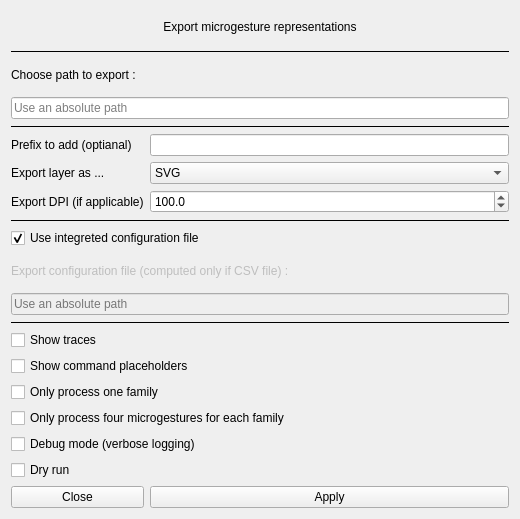
<?xml version="1.0" encoding="UTF-8"?>
<ui version="4.0">
 <class>Form</class>
 <widget class="QWidget" name="Form">
  <property name="geometry">
   <rect>
    <x>0</x>
    <y>0</y>
    <width>520</width>
    <height>519</height>
   </rect>
  </property>
  <property name="windowTitle">
   <string>Export</string>
  </property>
  <property name="windowIcon">
   <iconset>
    <normaloff>../../images/favicon.ico</normaloff>../../images/favicon.ico</iconset>
  </property>
  <layout class="QGridLayout" name="gridLayout">
   <item row="22" column="1">
    <widget class="QPushButton" name="pushButton_2">
     <property name="text">
      <string>Apply</string>
     </property>
    </widget>
   </item>
   <item row="14" column="0" colspan="2">
    <widget class="QLineEdit" name="lineEdit_config">
     <property name="enabled">
      <bool>false</bool>
     </property>
     <property name="placeholderText">
      <string>Use an absolute path</string>
     </property>
    </widget>
   </item>
   <item row="19" column="0" colspan="2">
    <widget class="QCheckBox" name="checkBox_4">
     <property name="text">
      <string>Only process four microgestures for each family</string>
     </property>
    </widget>
   </item>
   <item row="10" column="0" colspan="2">
    <widget class="Line" name="line_2">
     <property name="frameShadow">
      <enum>QFrame::Plain</enum>
     </property>
     <property name="orientation">
      <enum>Qt::Horizontal</enum>
     </property>
    </widget>
   </item>
   <item row="21" column="0" colspan="2">
    <widget class="QCheckBox" name="checkBox_6">
     <property name="text">
      <string>Dry run</string>
     </property>
    </widget>
   </item>
   <item row="18" column="0" colspan="2">
    <widget class="QCheckBox" name="checkBox_3">
     <property name="text">
      <string>Only process one family</string>
     </property>
    </widget>
   </item>
   <item row="16" column="0" colspan="2">
    <widget class="QCheckBox" name="checkBox_1">
     <property name="text">
      <string>Show traces</string>
     </property>
    </widget>
   </item>
   <item row="17" column="0" colspan="2">
    <widget class="QCheckBox" name="checkBox_2">
     <property name="text">
      <string>Show command placeholders</string>
     </property>
    </widget>
   </item>
   <item row="8" column="0">
    <widget class="QLabel" name="label_5">
     <property name="text">
      <string>Export DPI (if applicable)</string>
     </property>
    </widget>
   </item>
   <item row="12" column="0" colspan="2">
    <widget class="QLabel" name="label_config">
     <property name="enabled">
      <bool>false</bool>
     </property>
     <property name="text">
      <string>Export configuration file (computed only if CSV file) :</string>
     </property>
    </widget>
   </item>
   <item row="22" column="0">
    <widget class="QPushButton" name="pushButton">
     <property name="text">
      <string>Close</string>
     </property>
    </widget>
   </item>
   <item row="4" column="0" colspan="2">
    <widget class="Line" name="line">
     <property name="frameShadow">
      <enum>QFrame::Plain</enum>
     </property>
     <property name="orientation">
      <enum>Qt::Horizontal</enum>
     </property>
    </widget>
   </item>
   <item row="6" column="1">
    <widget class="QLineEdit" name="lineEdit_2"/>
   </item>
   <item row="0" column="0" colspan="2">
    <widget class="QLabel" name="label_1">
     <property name="text">
      <string>&lt;html&gt;&lt;head/&gt;&lt;body&gt;&lt;p align=&quot;center&quot;&gt;Export microgesture representations&lt;/p&gt;&lt;/body&gt;&lt;/html&gt;</string>
     </property>
    </widget>
   </item>
   <item row="8" column="1">
    <widget class="QDoubleSpinBox" name="doubleSpinBox">
     <property name="decimals">
      <number>1</number>
     </property>
     <property name="maximum">
      <double>1000.000000000000000</double>
     </property>
     <property name="value">
      <double>100.000000000000000</double>
     </property>
    </widget>
   </item>
   <item row="2" column="0" colspan="2">
    <widget class="QLabel" name="label_2">
     <property name="text">
      <string>Choose path to export :</string>
     </property>
    </widget>
   </item>
   <item row="3" column="0" colspan="2">
    <widget class="QLineEdit" name="lineEdit_1">
     <property name="text">
      <string/>
     </property>
     <property name="placeholderText">
      <string>Use an absolute path</string>
     </property>
    </widget>
   </item>
   <item row="15" column="0" colspan="2">
    <widget class="Line" name="line_3">
     <property name="frameShadow">
      <enum>QFrame::Plain</enum>
     </property>
     <property name="orientation">
      <enum>Qt::Horizontal</enum>
     </property>
    </widget>
   </item>
   <item row="7" column="1">
    <widget class="QComboBox" name="comboBox">
     <item>
      <property name="text">
       <string>SVG</string>
      </property>
     </item>
     <item>
      <property name="text">
       <string>PNG</string>
      </property>
     </item>
     <item>
      <property name="text">
       <string>JPG</string>
      </property>
     </item>
     <item>
      <property name="text">
       <string>PDF</string>
      </property>
     </item>
    </widget>
   </item>
   <item row="1" column="0" colspan="2">
    <widget class="Line" name="line_4">
     <property name="frameShadow">
      <enum>QFrame::Plain</enum>
     </property>
     <property name="orientation">
      <enum>Qt::Horizontal</enum>
     </property>
    </widget>
   </item>
   <item row="20" column="0" colspan="2">
    <widget class="QCheckBox" name="checkBox_5">
     <property name="text">
      <string>Debug mode (verbose logging)</string>
     </property>
    </widget>
   </item>
   <item row="7" column="0">
    <widget class="QLabel" name="label_4">
     <property name="text">
      <string>Export layer as ...</string>
     </property>
    </widget>
   </item>
   <item row="6" column="0">
    <widget class="QLabel" name="label_3">
     <property name="text">
      <string>Prefix to add (optianal)</string>
     </property>
    </widget>
   </item>
   <item row="11" column="0" colspan="2">
    <widget class="QCheckBox" name="checkBox_config_file_choice">
     <property name="text">
      <string>Use integreted configuration file</string>
     </property>
     <property name="checked">
      <bool>true</bool>
     </property>
     <property name="tristate">
      <bool>false</bool>
     </property>
    </widget>
   </item>
  </layout>
 </widget>
 <resources/>
 <connections>
  <connection>
   <sender>lineEdit_2</sender>
   <signal>editingFinished()</signal>
   <receiver>Form</receiver>
   <slot>choosePrefix()</slot>
   <hints>
    <hint type="sourcelabel">
     <x>272</x>
     <y>141</y>
    </hint>
    <hint type="destinationlabel">
     <x>382</x>
     <y>138</y>
    </hint>
   </hints>
  </connection>
  <connection>
   <sender>comboBox</sender>
   <signal>currentIndexChanged(int)</signal>
   <receiver>Form</receiver>
   <slot>chooseExport_filetype()</slot>
   <hints>
    <hint type="sourcelabel">
     <x>345</x>
     <y>173</y>
    </hint>
    <hint type="destinationlabel">
     <x>349</x>
     <y>166</y>
    </hint>
   </hints>
  </connection>
  <connection>
   <sender>doubleSpinBox</sender>
   <signal>valueChanged(double)</signal>
   <receiver>Form</receiver>
   <slot>chooseDpi()</slot>
   <hints>
    <hint type="sourcelabel">
     <x>376</x>
     <y>203</y>
    </hint>
    <hint type="destinationlabel">
     <x>406</x>
     <y>194</y>
    </hint>
   </hints>
  </connection>
  <connection>
   <sender>lineEdit_config</sender>
   <signal>editingFinished()</signal>
   <receiver>Form</receiver>
   <slot>chooseConfig_path()</slot>
   <hints>
    <hint type="sourcelabel">
     <x>319</x>
     <y>309</y>
    </hint>
    <hint type="destinationlabel">
     <x>355</x>
     <y>267</y>
    </hint>
   </hints>
  </connection>
  <connection>
   <sender>pushButton_2</sender>
   <signal>clicked()</signal>
   <receiver>Form</receiver>
   <slot>apply()</slot>
   <hints>
    <hint type="sourcelabel">
     <x>510</x>
     <y>509</y>
    </hint>
    <hint type="destinationlabel">
     <x>393</x>
     <y>475</y>
    </hint>
   </hints>
  </connection>
  <connection>
   <sender>pushButton</sender>
   <signal>clicked()</signal>
   <receiver>Form</receiver>
   <slot>close()</slot>
   <hints>
    <hint type="sourcelabel">
     <x>82</x>
     <y>509</y>
    </hint>
    <hint type="destinationlabel">
     <x>110</x>
     <y>475</y>
    </hint>
   </hints>
  </connection>
  <connection>
   <sender>checkBox_1</sender>
   <signal>stateChanged(int)</signal>
   <receiver>checkBox_1</receiver>
   <slot>setFocus()</slot>
   <hints>
    <hint type="sourcelabel">
     <x>112</x>
     <y>345</y>
    </hint>
    <hint type="destinationlabel">
     <x>18</x>
     <y>345</y>
    </hint>
   </hints>
  </connection>
  <connection>
   <sender>checkBox_2</sender>
   <signal>stateChanged(int)</signal>
   <receiver>checkBox_2</receiver>
   <slot>setFocus()</slot>
   <hints>
    <hint type="sourcelabel">
     <x>130</x>
     <y>372</y>
    </hint>
    <hint type="destinationlabel">
     <x>18</x>
     <y>372</y>
    </hint>
   </hints>
  </connection>
  <connection>
   <sender>checkBox_3</sender>
   <signal>stateChanged(int)</signal>
   <receiver>checkBox_3</receiver>
   <slot>setFocus()</slot>
   <hints>
    <hint type="sourcelabel">
     <x>123</x>
     <y>399</y>
    </hint>
    <hint type="destinationlabel">
     <x>23</x>
     <y>399</y>
    </hint>
   </hints>
  </connection>
  <connection>
   <sender>checkBox_4</sender>
   <signal>stateChanged(int)</signal>
   <receiver>checkBox_4</receiver>
   <slot>setFocus()</slot>
   <hints>
    <hint type="sourcelabel">
     <x>101</x>
     <y>426</y>
    </hint>
    <hint type="destinationlabel">
     <x>18</x>
     <y>426</y>
    </hint>
   </hints>
  </connection>
  <connection>
   <sender>checkBox_5</sender>
   <signal>stateChanged(int)</signal>
   <receiver>checkBox_5</receiver>
   <slot>setFocus()</slot>
   <hints>
    <hint type="sourcelabel">
     <x>96</x>
     <y>453</y>
    </hint>
    <hint type="destinationlabel">
     <x>19</x>
     <y>453</y>
    </hint>
   </hints>
  </connection>
  <connection>
   <sender>checkBox_6</sender>
   <signal>stateChanged(int)</signal>
   <receiver>checkBox_6</receiver>
   <slot>setFocus()</slot>
   <hints>
    <hint type="sourcelabel">
     <x>99</x>
     <y>480</y>
    </hint>
    <hint type="destinationlabel">
     <x>22</x>
     <y>480</y>
    </hint>
   </hints>
  </connection>
  <connection>
   <sender>checkBox_1</sender>
   <signal>stateChanged(int)</signal>
   <receiver>Form</receiver>
   <slot>checkboxHandler()</slot>
   <hints>
    <hint type="sourcelabel">
     <x>365</x>
     <y>345</y>
    </hint>
    <hint type="destinationlabel">
     <x>381</x>
     <y>312</y>
    </hint>
   </hints>
  </connection>
  <connection>
   <sender>checkBox_2</sender>
   <signal>stateChanged(int)</signal>
   <receiver>Form</receiver>
   <slot>checkboxHandler()</slot>
   <hints>
    <hint type="sourcelabel">
     <x>372</x>
     <y>372</y>
    </hint>
    <hint type="destinationlabel">
     <x>384</x>
     <y>338</y>
    </hint>
   </hints>
  </connection>
  <connection>
   <sender>checkBox_3</sender>
   <signal>stateChanged(int)</signal>
   <receiver>Form</receiver>
   <slot>checkboxHandler()</slot>
   <hints>
    <hint type="sourcelabel">
     <x>379</x>
     <y>399</y>
    </hint>
    <hint type="destinationlabel">
     <x>383</x>
     <y>369</y>
    </hint>
   </hints>
  </connection>
  <connection>
   <sender>checkBox_4</sender>
   <signal>stateChanged(int)</signal>
   <receiver>Form</receiver>
   <slot>checkboxHandler()</slot>
   <hints>
    <hint type="sourcelabel">
     <x>380</x>
     <y>426</y>
    </hint>
    <hint type="destinationlabel">
     <x>382</x>
     <y>393</y>
    </hint>
   </hints>
  </connection>
  <connection>
   <sender>checkBox_5</sender>
   <signal>stateChanged(int)</signal>
   <receiver>Form</receiver>
   <slot>checkboxHandler()</slot>
   <hints>
    <hint type="sourcelabel">
     <x>370</x>
     <y>453</y>
    </hint>
    <hint type="destinationlabel">
     <x>375</x>
     <y>420</y>
    </hint>
   </hints>
  </connection>
  <connection>
   <sender>checkBox_6</sender>
   <signal>stateChanged(int)</signal>
   <receiver>Form</receiver>
   <slot>checkboxHandler()</slot>
   <hints>
    <hint type="sourcelabel">
     <x>374</x>
     <y>480</y>
    </hint>
    <hint type="destinationlabel">
     <x>372</x>
     <y>444</y>
    </hint>
   </hints>
  </connection>
  <connection>
   <sender>lineEdit_1</sender>
   <signal>editingFinished()</signal>
   <receiver>Form</receiver>
   <slot>choosePath()</slot>
   <hints>
    <hint type="sourcelabel">
     <x>294</x>
     <y>106</y>
    </hint>
    <hint type="destinationlabel">
     <x>341</x>
     <y>97</y>
    </hint>
   </hints>
  </connection>
  <connection>
   <sender>checkBox_config_file_choice</sender>
   <signal>stateChanged(int)</signal>
   <receiver>Form</receiver>
   <slot>checkboxConfig_file_choice()</slot>
   <hints>
    <hint type="sourcelabel">
     <x>27</x>
     <y>226</y>
    </hint>
    <hint type="destinationlabel">
     <x>49</x>
     <y>219</y>
    </hint>
   </hints>
  </connection>
 </connections>
 <slots>
  <slot>choosePath()</slot>
  <slot>choosePrefix()</slot>
  <slot>chooseExport_filetype()</slot>
  <slot>chooseDpi()</slot>
  <slot>chooseConfig_path()</slot>
  <slot>apply()</slot>
  <slot>checkboxHandler()</slot>
  <slot>checkboxConfig_file_choice()</slot>
 </slots>
</ui>
